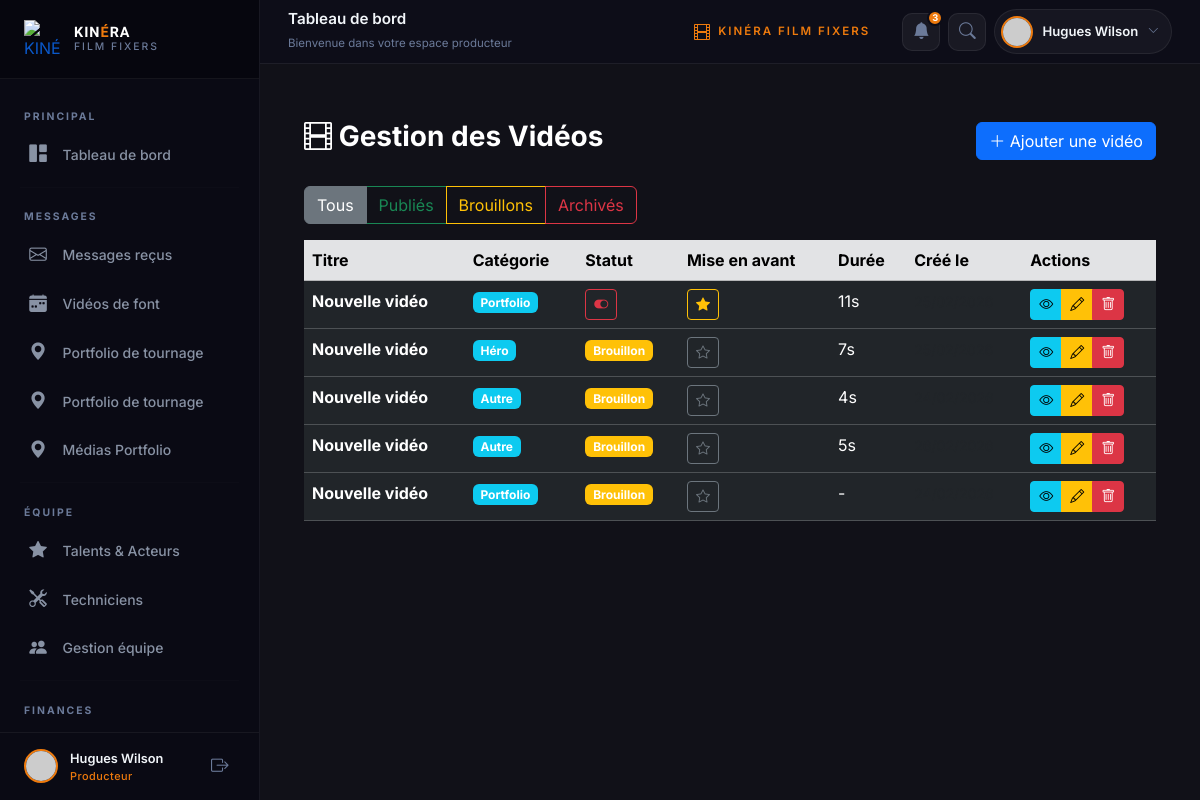
Page /videos/ (signed in) on the committed database.
### produition/models.py (models this page shows, shortened)
class CustomUser(AbstractUser):
    phone = models.CharField(max_length=20, blank=True)

class Video(models.Model):
    STATUS_CHOICES = [
        ('draft', 'Brouillon'),
        ('published', 'Publié'),
        ('archived', 'Archivé'),
    ]
    CATEGORY_CHOICES = [
        ('hero', 'Héro'),
        ('portfolio', 'Portfolio'),
        ('about', 'À propos'),
        ('service', 'Services'),
        ('testimonial', 'Témoignage'),
        ('other', 'Autre'),
    ]
    title = models.CharField(
        max_length=200,
        verbose_name="Titre de la vidéo",
        default="Nouvelle vidéo"
    )
    description = models.TextField(
        blank=True,
        default="",
        verbose_name="Description"
    )
    category = models.CharField(
        max_length=20,
        choices=CATEGORY_CHOICES,
        default='other',
        verbose_name="Catégorie"
    )
    video_file = models.FileField(
        upload_to='videos/%Y/%m/',
        verbose_name="Fichier vidéo"
    )
    duration = models.IntegerField(
        blank=True,
        null=True,
        verbose_name="Durée (secondes)"
    )
    thumbnail = models.ImageField(
        upload_to='thumbnails/%Y/%m/',
        blank=True,
        null=True,
        verbose_name="Miniature"
    )
    status = models.CharField(
        max_length=20,
        choices=STATUS_CHOICES,
        default='draft',
        verbose_name="Statut"
    )
    is_featured = models.BooleanField(
        default=False,
        verbose_name="Mettre en avant"
    )
    custom_url = models.CharField(
        max_length=200,
        blank=True,
        unique=True,
        verbose_name="URL personnalisée"
    )
    created_at = models.DateTimeField(auto_now_add=True)
    updated_at = models.DateTimeField(auto_now=True)
    published_at = models.DateTimeField(
        blank=True,
        null=True
    )
    order = models.IntegerField(default=0)
    uploaded_by = models.ForeignKey(
        settings.AUTH_USER_MODEL,
        on_delete=models.SET_NULL,
        null=True,
        blank=True
    )
    class Meta:
        ordering = ['-order', '-created_at']
        verbose_name = "Vidéo"
        verbose_name_plural = "Vidéos"

### produition/views/views_Video.py (the view)
# urls.py: path('videos/', VideoListView.as_view(), name='video_list'),
class VideoListView(LoginRequiredMixin, ListView):
    model = Video
    template_name = 'Admin/Page_Backend/video_list.html'
    context_object_name = 'videos'
    paginate_by = 20
    login_url = 'connexion'
    def get_queryset(self):
        queryset = Video.objects.all().order_by('-order', '-created_at')
        status = self.request.GET.get('status')
        if status:
            queryset = queryset.filter(status=status)
        return queryset
    def get_context_data(self, **kwargs):
        context = super().get_context_data(**kwargs)
        context['status_filter'] = self.request.GET.get('status', '')
        return context

### templates/Admin/Page_Backend/video_list.html (shortened to what this page needs)
{% extends 'Admin/Page_Backend/base.html' %}
{% load static %}
{% block content %}
<div class="container-fluid py-4">
    <div class="row mb-4 align-items-center">
        <div class="col-md-8">
            <h1 class="h3 fw-bold text-white">
                <i class="bi bi-film"></i> Gestion des Vidéos
            </h1>
        </div>
        <div class="col-md-4 text-end">
            <a href="{% url 'video_create' %}" class="btn btn-primary">
                <i class="bi bi-plus-lg"></i> Ajouter une vidéo
            </a>
        </div>
    </div>
    <div class="row mb-3">
        <div class="col-md-12">
            <div class="btn-group" role="group">
                <a href="{% url 'video_list' %}" class="btn btn-outline-secondary {% if not status_filter %}active{% endif %}">
                    Tous
                </a>
                <a href="{% url 'video_list' %}?status=published" class="btn btn-outline-success {% if status_filter == 'published' %}active{% endif %}">
                    Publiés
                </a>
                <a href="{% url 'video_list' %}?status=draft" class="btn btn-outline-warning {% if status_filter == 'draft' %}active{% endif %}">
                    Brouillons
                </a>
                <a href="{% url 'video_list' %}?status=archived" class="btn btn-outline-danger {% if status_filter == 'archived' %}active{% endif %}">
                    Archivés
                </a>
            </div>
        </div>
    </div>
    {% if videos %}
    <div class="table-responsive">
        <table class="table table-hover table-dark">
            <thead class="table-secondary">
                <tr>
                    <th>Titre</th>
                    <th>Catégorie</th>
                    <th>Statut</th>
                    <th>Mise en avant</th>
                    <th>Durée</th>
                    <th>Créé le</th>
                    <th>Actions</th>
                </tr>
            </thead>
            <tbody>
                {% for video in videos %}
                <tr>
                    <td>
                        <strong>{{ video.title }}</strong>
                    </td>
                    <td>
                        <span class="badge bg-info">{{ video.get_category_display }}</span>
                    </td>
                    <td>
                        {% if video.status == 'draft' %}
                            <span class="badge bg-warning">Brouillon</span>
                        {% else %}
                            <form method="post" action="{% url 'video_toggle_status' video.pk %}">
                                {% if video.status == 'published' %}
                                    <button type="submit" class="btn btn-sm btn-outline-danger" title="Archiver">
                                        <i class="bi bi-toggle-on"></i>
                                    </button>
                                {% else %}
                                    <button type="submit" class="btn btn-sm btn-outline-success" title="Publier">
                                        <i class="bi bi-toggle-off"></i>
                                    </button>
                                {% endif %}
                            </form>
                        {% endif %}
                    </td>
                    <td>
    <form method="post" action="{% url 'video_toggle_featured' video.pk %}">
        {% if video.is_featured %}
            <button type="submit"
                    class="btn btn-sm btn-outline-warning"
                    title="Désactiver mise en avant">
                <i class="bi bi-star-fill"></i>
            </button>
        {% else %}
            <button type="submit"
                    class="btn btn-sm btn-outline-secondary"
                    title="Mettre en avant">
                <i class="bi bi-star"></i>
            </button>
        {% endif %}
    </form>
</td>
                    <td>
                        {% if video.duration %}
                            {{ video.duration }}s
                        {% else %}
                            -
                        {% endif %}
                    </td>
                    <td>
                        <small class="text-muted">{{ video.created_at|date:"d/m/Y" }}</small>
                    </td>
                    <td>
                        <div class="btn-group btn-group-sm" role="group">
                            <a href="{% url 'video_detail' video.pk %}" class="btn btn-info" title="Voir">
                                <i class="bi bi-eye"></i>
                            </a>
                            <a href="{% url 'video_update' video.pk %}" class="btn btn-warning" title="Modifier">
                                <i class="bi bi-pencil"></i>
                            </a>
                            <a href="{% url 'video_delete' video.pk %}" class="btn btn-danger" title="Supprimer">
                                <i class="bi bi-trash"></i>
                            </a>
                        </div>
                    </td>
                </tr>
                {% endfor %}
            </tbody>
        </table>
    </div>
    {% else %}
    <div class="alert alert-info" role="alert">
        <i class="bi bi-info-circle"></i> Aucune vidéo trouvée.
        <a href="{% url 'video_create' %}">Ajouter une vidéo</a>
    </div>
    {% endif %}
</div>
{% endblock %}

### templates/Admin/Page_Backend/base.html (shortened to what this page needs)
{% load static %}
<!DOCTYPE html>
<html lang="fr">
<head>
  <link href="https://cdn.jsdelivr.net/npm/bootstrap@5.3.3/dist/css/bootstrap.min.css" rel="stylesheet">
  <link href="https://cdn.jsdelivr.net/npm/bootstrap-icons@1.11.3/font/bootstrap-icons.css" rel="stylesheet">
</head>
<body>
<nav id="sidebar">
  <a href="{% url 'tableau_de_bord' %}" class="sidebar-brand">
    <img src="{% static 'css/image/LOGO_KINERA_FILM_FIXERS.png' %}"
         alt="KINÉRA" class="sidebar-brand-logo">
    <div class="sidebar-brand-text">
      <span class="sidebar-brand-name">KIN<span>É</span>RA</span>
      <span class="sidebar-brand-sub">Film Fixers</span>
    </div>
  </a>
  <div class="sidebar-nav">
    <div class="nav-category">Principal</div>
    <a href="{% url 'tableau_de_bord' %}"
       class="nav-item-link {% if request.resolver_match.url_name == 'tableau_de_bord' %}active{% endif %}">
      <i class="bi bi-grid-1x2-fill nav-icon"></i>
      Tableau de bord
    </a>
    <hr class="sidebar-divider">
    <div class="nav-category">Messages</div>
    <a href="{% url 'messages' %}" class="nav-item-link {% if 'messages' in request.resolver_match.url_name %}active{% endif %}">
      <i class="bi bi-envelope nav-icon"></i>
      Messages reçus
    </a>
    <a href="{% url 'video_list' %}" class="nav-item-link">
      <i class="bi bi-calendar-week-fill nav-icon"></i>
      Vidéos de font
    </a>
    <a href="{% url 'portfolio_list' %}" class="nav-item-link">
      <i class="bi bi-geo-alt-fill nav-icon"></i>
      Portfolio de tournage
    </a>
    <a href="{% url 'portfolio_list' %}" class="nav-item-link">
      <i class="bi bi-geo-alt-fill nav-icon"></i>
      Portfolio de tournage
    </a>
    <a href="{% url 'portfolio_media_list' %}" class="nav-item-link">
      <i class="bi bi-geo-alt-fill nav-icon"></i>
      Médias Portfolio
    </a>
    <hr class="sidebar-divider">
    <div class="nav-category">Équipe</div>
    <a href="#" class="nav-item-link">
      <i class="bi bi-star-fill nav-icon"></i>
      Talents & Acteurs
    </a>
    <a href="#" class="nav-item-link">
      <i class="bi bi-tools nav-icon"></i>
      Techniciens
    </a>
    <a href="#" class="nav-item-link">
      <i class="bi bi-people-fill nav-icon"></i>
      Gestion équipe
    </a>
    <hr class="sidebar-divider">
    <div class="nav-category">Finances</div>
    <a href="#" class="nav-item-link">
    </a>
  </div>
  {% if user.is_authenticated %}
  <div class="sidebar-footer">
    <img src="https://i.pravatar.cc/34?u={{ user.username }}"
         alt="{{ user.username }}" class="sidebar-footer-avatar">
    <div class="sidebar-footer-info">
      <div class="sidebar-footer-name">{{ user.get_full_name|default:user.username }}</div>
      <div class="sidebar-footer-role">
        {% if user.is_superuser %}Super Admin{% elif user.is_staff %}Administrateur{% else %}Producteur{% endif %}
      </div>
    </div>
    <form method="post" action="{% url 'deconnexion' %}" style="margin:0;">
      <button type="submit" class="sidebar-footer-btn" title="Déconnexion">
        <i class="bi bi-box-arrow-right"></i>
      </button>
    </form>
  </div>
  {% endif %}
</nav>
<nav id="top-navbar">
  <div class="topbar-title">
    <h5>{% block page_title %}Tableau de bord{% endblock %}</h5>
    <small>{% block page_subtitle %}Bienvenue dans votre espace producteur{% endblock %}</small>
  </div>
  <div class="topbar-filmstrip d-none d-lg-flex">
    <i class="bi bi-film"></i>
    <span>KINÉRA Film Fixers</span>
  </div>
  <div class="topbar-actions ms-auto ms-lg-3">
    <a href="#" class="topbar-icon-btn" title="Notifications">
      <i class="bi bi-bell-fill"></i>
      <span class="topbar-badge">3</span>
    </a>
    <a href="#" class="topbar-icon-btn d-none d-md-flex" title="Rechercher">
      <i class="bi bi-search"></i>
    </a>
    {% if user.is_authenticated %}
    <div class="dropdown">
      <a href="#" class="topbar-user dropdown-toggle"
         id="userDropdown" data-bs-toggle="dropdown"
         aria-expanded="false">
        <img src="https://i.pravatar.cc/32?u={{ user.username }}"
             alt="avatar" class="topbar-user-avatar">
        <span class="topbar-user-name d-none d-sm-block">
          {{ user.get_full_name|default:user.username }}
        </span>
        <i class="bi bi-chevron-down topbar-user-chevron"></i>
      </a>
    </div>
    {% endif %}
  </div>
</nav>
<div id="content">
  <div class="content-inner">
    {% block content %}
    {% endblock %}
  </div>
</div>
</body>
</html>

### rows in the picture
CustomUser: get_full_name "Hugues Wilson"
Video: title "Nouvelle vidéo", category "Portfolio", status "published" (drawn), is_featured True (drawn), duration "11"
Video: title "Nouvelle vidéo", category "Héro", status "Brouillon", is_featured False (drawn), duration "7"
Video: title "Nouvelle vidéo", category "Autre", status "Brouillon", is_featured False (drawn), duration "4"
Video: title "Nouvelle vidéo", category "Autre", status "Brouillon", is_featured False (drawn), duration "5"
Video: title "Nouvelle vidéo", category "Portfolio", status "Brouillon", is_featured False (drawn)
